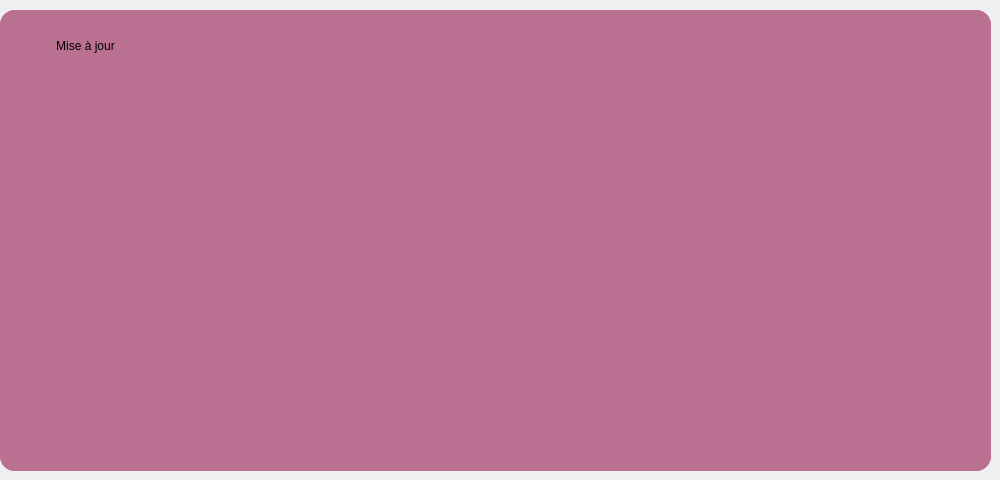
     <widget class="QWidget" name="tab_5">
      <attribute name="title">
       <string>Statistique</string>
      </attribute>
      <widget class="QFrame" name="frame_7">
       <property name="geometry">
        <rect>
         <x>0</x>
         <y>10</y>
         <width>991</width>
         <height>461</height>
        </rect>
       </property>
       <property name="styleSheet">
        <string notr="true">

*
{
background:rgb(186, 113, 145);

border-radius:15px;
}
#frane_4:hover
{
background:rgb(186, 113, 145);
border-radius:15px;
}</string>
       </property>
       <property name="frameShape">
        <enum>QFrame::StyledPanel</enum>
       </property>
       <property name="frameShadow">
        <enum>QFrame::Raised</enum>
       </property>
       <widget class="QLabel" name="label_6">
        <property name="geometry">
         <rect>
          <x>0</x>
          <y>0</y>
          <width>991</width>
          <height>461</height>
         </rect>
        </property>
        <property name="minimumSize">
         <size>
          <width>991</width>
          <height>461</height>
         </size>
        </property>
        <property name="maximumSize">
         <size>
          <width>991</width>
          <height>16777215</height>
         </size>
        </property>
        <property name="styleSheet">
         <string notr="true">

*
{


border-radius:15px;
}
#label_2:hover
{

border-radius:15px;
}</string>
        </property>
        <property name="text">
         <string/>
        </property>
        <property name="pixmap">
         <pixmap>../1.png</pixmap>
        </property>
       </widget>
       <widget class="QPushButton" name="pushButton_10">
        <property name="geometry">
         <rect>
          <x>30</x>
          <y>20</y>
          <width>111</width>
          <height>31</height>
         </rect>
        </property>
        <property name="styleSheet">
         <string notr="true">*{background:rgb(186, 113, 145);
font: 75 italic 12pt &quot;Times New Roman&quot;;}
#pushButton_10::hover{
font: 75 italic 12pt &quot;Times New Roman&quot;;
background:brown;
color:white;
}

 
</string>
        </property>
        <property name="text">
         <string>Mise à jour</string>
        </property>
       </widget>
       <widget class="QFrame" name="frame">
        <property name="geometry">
         <rect>
          <x>150</x>
          <y>20</y>
          <width>681</width>
          <height>331</height>
         </rect>
        </property>
        <property name="minimumSize">
         <size>
          <width>681</width>
          <height>331</height>
         </size>
        </property>
        <property name="maximumSize">
         <size>
          <width>681</width>
          <height>16777215</height>
         </size>
        </property>
        <property name="frameShape">
         <enum>QFrame::StyledPanel</enum>
        </property>
        <property name="frameShadow">
         <enum>QFrame::Raised</enum>
        </property>
       </widget>
      </widget>
     </widget>
